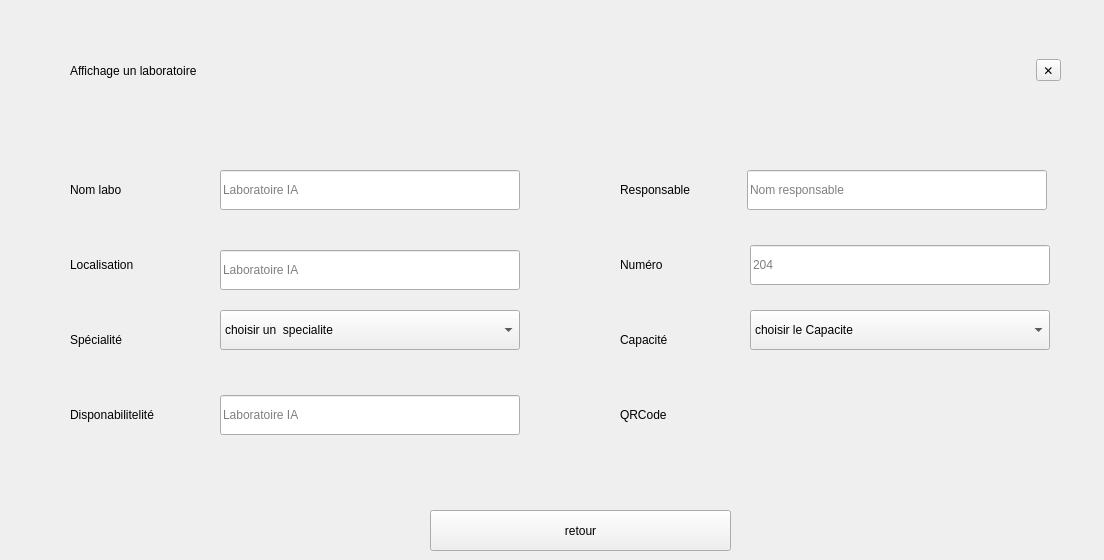
            <widget class="QWidget" name="affichierL">
             <widget class="QPushButton" name="retour_stat_3">
              <property name="geometry">
               <rect>
                <x>430</x>
                <y>510</y>
                <width>301</width>
                <height>41</height>
               </rect>
              </property>
              <property name="text">
               <string>retour</string>
              </property>
             </widget>
             <widget class="QWidget" name="layoutWidget_2">
              <property name="geometry">
               <rect>
                <x>70</x>
                <y>40</y>
                <width>991</width>
                <height>61</height>
               </rect>
              </property>
              <layout class="QHBoxLayout" name="popupLabsHeader_4">
               <item>
                <widget class="QLabel" name="PopupTitleLabs_4">
                 <property name="text">
                  <string>Affichage un laboratoire</string>
                 </property>
                </widget>
               </item>
               <item>
                <spacer name="popupLabsHeaderSpacer_4">
                 <property name="orientation">
                  <enum>Qt::Orientation::Horizontal</enum>
                 </property>
                 <property name="sizeHint" stdset="0">
                  <size>
                   <width>40</width>
                   <height>20</height>
                  </size>
                 </property>
                </spacer>
               </item>
               <item>
                <widget class="QToolButton" name="BtnPopupCancelLabs_4">
                 <property name="toolTip">
                  <string>Fermer</string>
                 </property>
                 <property name="text">
                  <string>✕</string>
                 </property>
                </widget>
               </item>
              </layout>
             </widget>
             <widget class="QFrame" name="PopupLabsForm_4">
              <property name="geometry">
               <rect>
                <x>70</x>
                <y>120</y>
                <width>1025</width>
                <height>351</height>
               </rect>
              </property>
              <property name="frameShape">
               <enum>QFrame::Shape::NoFrame</enum>
              </property>
              <widget class="QLineEdit" name="aff5">
               <property name="geometry">
                <rect>
                 <x>677</x>
                 <y>50</y>
                 <width>300</width>
                 <height>40</height>
                </rect>
               </property>
               <property name="placeholderText">
                <string>Nom responsable</string>
               </property>
              </widget>
              <widget class="QLabel" name="LblLabCap_6">
               <property name="geometry">
                <rect>
                 <x>550</x>
                 <y>200</y>
                 <width>130</width>
                 <height>40</height>
                </rect>
               </property>
               <property name="text">
                <string>Capacité</string>
               </property>
              </widget>
              <widget class="QLabel" name="LblLabLoc_6">
               <property name="geometry">
                <rect>
                 <x>0</x>
                 <y>125</y>
                 <width>130</width>
                 <height>40</height>
                </rect>
               </property>
               <property name="text">
                <string>Localisation</string>
               </property>
              </widget>
              <widget class="QLabel" name="LblLabName_6">
               <property name="geometry">
                <rect>
                 <x>0</x>
                 <y>50</y>
                 <width>130</width>
                 <height>40</height>
                </rect>
               </property>
               <property name="text">
                <string>Nom labo</string>
               </property>
              </widget>
              <widget class="QLabel" name="LblLabNum_6">
               <property name="geometry">
                <rect>
                 <x>550</x>
                 <y>125</y>
                 <width>130</width>
                 <height>40</height>
                </rect>
               </property>
               <property name="text">
                <string>Numéro</string>
               </property>
              </widget>
              <widget class="QLineEdit" name="aff1">
               <property name="geometry">
                <rect>
                 <x>150</x>
                 <y>50</y>
                 <width>300</width>
                 <height>40</height>
                </rect>
               </property>
               <property name="placeholderText">
                <string>Laboratoire IA</string>
               </property>
              </widget>
              <widget class="QLineEdit" name="aff6">
               <property name="geometry">
                <rect>
                 <x>680</x>
                 <y>125</y>
                 <width>300</width>
                 <height>40</height>
                </rect>
               </property>
               <property name="placeholderText">
                <string>204</string>
               </property>
              </widget>
              <widget class="QLabel" name="LblLabResp_6">
               <property name="geometry">
                <rect>
                 <x>550</x>
                 <y>50</y>
                 <width>130</width>
                 <height>40</height>
                </rect>
               </property>
               <property name="text">
                <string>Responsable</string>
               </property>
              </widget>
              <widget class="QLabel" name="LblLabSpec_6">
               <property name="geometry">
                <rect>
                 <x>0</x>
                 <y>200</y>
                 <width>130</width>
                 <height>40</height>
                </rect>
               </property>
               <property name="text">
                <string>Spécialité</string>
               </property>
              </widget>
              <widget class="QLineEdit" name="aff2">
               <property name="geometry">
                <rect>
                 <x>150</x>
                 <y>130</y>
                 <width>300</width>
                 <height>40</height>
                </rect>
               </property>
               <property name="placeholderText">
                <string>Laboratoire IA</string>
               </property>
              </widget>
              <widget class="QLineEdit" name="aff4">
               <property name="geometry">
                <rect>
                 <x>150</x>
                 <y>275</y>
                 <width>300</width>
                 <height>40</height>
                </rect>
               </property>
               <property name="placeholderText">
                <string>Laboratoire IA</string>
               </property>
              </widget>
              <widget class="QLabel" name="LblLabSpec_7">
               <property name="geometry">
                <rect>
                 <x>0</x>
                 <y>275</y>
                 <width>130</width>
                 <height>40</height>
                </rect>
               </property>
               <property name="text">
                <string>Disponabilitelité</string>
               </property>
              </widget>
              <widget class="QLabel" name="LblLabSpec_8">
               <property name="geometry">
                <rect>
                 <x>550</x>
                 <y>275</y>
                 <width>130</width>
                 <height>40</height>
                </rect>
               </property>
               <property name="text">
                <string>QRCode</string>
               </property>
              </widget>
              <widget class="QComboBox" name="aff3">
               <property name="geometry">
                <rect>
                 <x>150</x>
                 <y>190</y>
                 <width>300</width>
                 <height>40</height>
                </rect>
               </property>
               <item>
                <property name="text">
                 <string>choisir un  specialite</string>
                </property>
               </item>
               <item>
                <property name="text">
                 <string>interieur</string>
                </property>
               </item>
               <item>
                <property name="text">
                 <string>exterieur</string>
                </property>
               </item>
              </widget>
              <widget class="QComboBox" name="aff7">
               <property name="geometry">
                <rect>
                 <x>680</x>
                 <y>190</y>
                 <width>300</width>
                 <height>40</height>
                </rect>
               </property>
               <item>
                <property name="text">
                 <string>choisir le Capacite</string>
                </property>
               </item>
               <item>
                <property name="text">
                 <string>disponible</string>
                </property>
               </item>
               <item>
                <property name="text">
                 <string>occupee</string>
                </property>
               </item>
              </widget>
             </widget>
            </widget>
